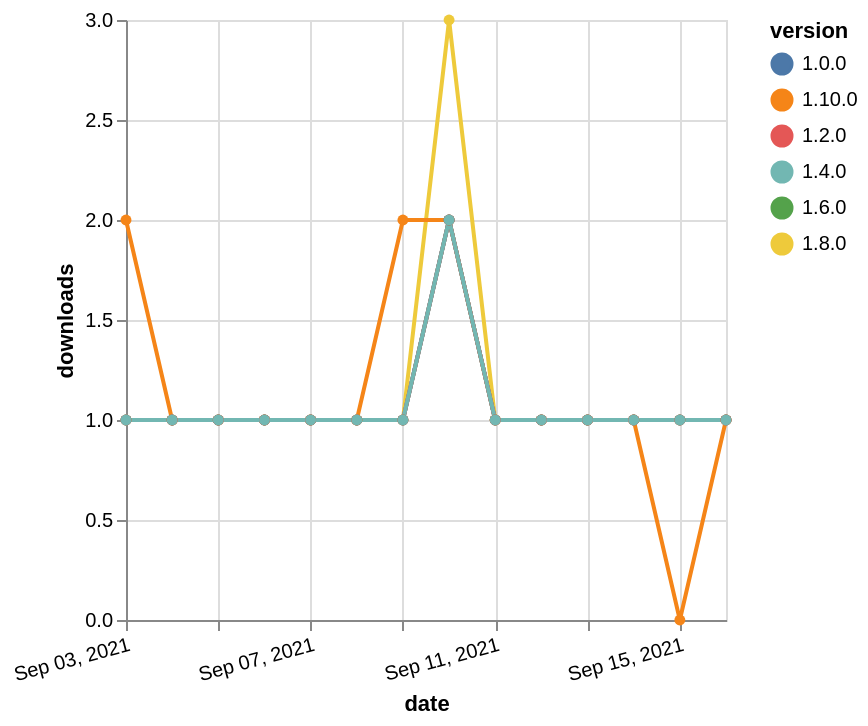

Vega-Lite specification stored for this chart:
### Vega-Lite specification from a JSON file in a GitHub repository (floating-point values rounded to 4 significant figures)
{"$schema": "https://vega.github.io/schema/vega-lite/v5.json", "description": "A simple bar chart with embedded data.", "data": {"values": [{"date": "2021-09-03", "total": 159, "delta": 1, "version": "1.6.0"}, {"date": "2021-09-04", "total": 160, "delta": 1, "version": "1.6.0"}, {"date": "2021-09-05", "total": 161, "delta": 1, "version": "1.6.0"}, {"date": "2021-09-06", "total": 162, "delta": 1, "version": "1.6.0"}, {"date": "2021-09-07", "total": 163, "delta": 1, "version": "1.6.0"}, {"date": "2021-09-08", "total": 164, "delta": 1, "version": "1.6.0"}, {"date": "2021-09-09", "total": 165, "delta": 1, "version": "1.6.0"}, {"date": "2021-09-10", "total": 167, "delta": 2, "version": "1.6.0"}, {"date": "2021-09-11", "total": 168, "delta": 1, "version": "1.6.0"}, {"date": "2021-09-12", "total": 169, "delta": 1, "version": "1.6.0"}, {"date": "2021-09-13", "total": 170, "delta": 1, "version": "1.6.0"}, {"date": "2021-09-14", "total": 171, "delta": 1, "version": "1.6.0"}, {"date": "2021-09-15", "total": 172, "delta": 1, "version": "1.6.0"}, {"date": "2021-09-16", "total": 173, "delta": 1, "version": "1.6.0"}, {"date": "2021-09-03", "total": 181, "delta": 1, "version": "1.8.0"}, {"date": "2021-09-04", "total": 182, "delta": 1, "version": "1.8.0"}, {"date": "2021-09-05", "total": 183, "delta": 1, "version": "1.8.0"}, {"date": "2021-09-06", "total": 184, "delta": 1, "version": "1.8.0"}, {"date": "2021-09-07", "total": 185, "delta": 1, "version": "1.8.0"}, {"date": "2021-09-08", "total": 186, "delta": 1, "version": "1.8.0"}, {"date": "2021-09-09", "total": 187, "delta": 1, "version": "1.8.0"}, {"date": "2021-09-10", "total": 190, "delta": 3, "version": "1.8.0"}, {"date": "2021-09-11", "total": 191, "delta": 1, "version": "1.8.0"}, {"date": "2021-09-12", "total": 192, "delta": 1, "version": "1.8.0"}, {"date": "2021-09-13", "total": 193, "delta": 1, "version": "1.8.0"}, {"date": "2021-09-14", "total": 194, "delta": 1, "version": "1.8.0"}, {"date": "2021-09-15", "total": 195, "delta": 1, "version": "1.8.0"}, {"date": "2021-09-16", "total": 196, "delta": 1, "version": "1.8.0"}, {"date": "2021-09-03", "total": 119, "delta": 2, "version": "1.10.0"}, {"date": "2021-09-04", "total": 120, "delta": 1, "version": "1.10.0"}, {"date": "2021-09-05", "total": 121, "delta": 1, "version": "1.10.0"}, {"date": "2021-09-06", "total": 122, "delta": 1, "version": "1.10.0"}, {"date": "2021-09-07", "total": 123, "delta": 1, "version": "1.10.0"}, {"date": "2021-09-08", "total": 124, "delta": 1, "version": "1.10.0"}, {"date": "2021-09-09", "total": 126, "delta": 2, "version": "1.10.0"}, {"date": "2021-09-10", "total": 128, "delta": 2, "version": "1.10.0"}, {"date": "2021-09-11", "total": 129, "delta": 1, "version": "1.10.0"}, {"date": "2021-09-12", "total": 130, "delta": 1, "version": "1.10.0"}, {"date": "2021-09-13", "total": 131, "delta": 1, "version": "1.10.0"}, {"date": "2021-09-14", "total": 132, "delta": 1, "version": "1.10.0"}, {"date": "2021-09-15", "total": 132, "delta": 0, "version": "1.10.0"}, {"date": "2021-09-16", "total": 133, "delta": 1, "version": "1.10.0"}, {"date": "2021-09-03", "total": 229, "delta": 1, "version": "1.0.0"}, {"date": "2021-09-04", "total": 230, "delta": 1, "version": "1.0.0"}, {"date": "2021-09-05", "total": 231, "delta": 1, "version": "1.0.0"}, {"date": "2021-09-06", "total": 232, "delta": 1, "version": "1.0.0"}, {"date": "2021-09-07", "total": 233, "delta": 1, "version": "1.0.0"}, {"date": "2021-09-08", "total": 234, "delta": 1, "version": "1.0.0"}, {"date": "2021-09-09", "total": 235, "delta": 1, "version": "1.0.0"}, {"date": "2021-09-10", "total": 237, "delta": 2, "version": "1.0.0"}, {"date": "2021-09-11", "total": 238, "delta": 1, "version": "1.0.0"}, {"date": "2021-09-12", "total": 239, "delta": 1, "version": "1.0.0"}, {"date": "2021-09-13", "total": 240, "delta": 1, "version": "1.0.0"}, {"date": "2021-09-14", "total": 241, "delta": 1, "version": "1.0.0"}, {"date": "2021-09-15", "total": 242, "delta": 1, "version": "1.0.0"}, {"date": "2021-09-16", "total": 243, "delta": 1, "version": "1.0.0"}, {"date": "2021-09-03", "total": 184, "delta": 1, "version": "1.2.0"}, {"date": "2021-09-04", "total": 185, "delta": 1, "version": "1.2.0"}, {"date": "2021-09-05", "total": 186, "delta": 1, "version": "1.2.0"}, {"date": "2021-09-06", "total": 187, "delta": 1, "version": "1.2.0"}, {"date": "2021-09-07", "total": 188, "delta": 1, "version": "1.2.0"}, {"date": "2021-09-08", "total": 189, "delta": 1, "version": "1.2.0"}, {"date": "2021-09-09", "total": 190, "delta": 1, "version": "1.2.0"}, {"date": "2021-09-10", "total": 192, "delta": 2, "version": "1.2.0"}, {"date": "2021-09-11", "total": 193, "delta": 1, "version": "1.2.0"}, {"date": "2021-09-12", "total": 194, "delta": 1, "version": "1.2.0"}, {"date": "2021-09-13", "total": 195, "delta": 1, "version": "1.2.0"}, {"date": "2021-09-14", "total": 196, "delta": 1, "version": "1.2.0"}, {"date": "2021-09-15", "total": 197, "delta": 1, "version": "1.2.0"}, {"date": "2021-09-16", "total": 198, "delta": 1, "version": "1.2.0"}, {"date": "2021-09-03", "total": 179, "delta": 1, "version": "1.4.0"}, {"date": "2021-09-04", "total": 180, "delta": 1, "version": "1.4.0"}, {"date": "2021-09-05", "total": 181, "delta": 1, "version": "1.4.0"}, {"date": "2021-09-06", "total": 182, "delta": 1, "version": "1.4.0"}, {"date": "2021-09-07", "total": 183, "delta": 1, "version": "1.4.0"}, {"date": "2021-09-08", "total": 184, "delta": 1, "version": "1.4.0"}, {"date": "2021-09-09", "total": 185, "delta": 1, "version": "1.4.0"}, {"date": "2021-09-10", "total": 187, "delta": 2, "version": "1.4.0"}, {"date": "2021-09-11", "total": 188, "delta": 1, "version": "1.4.0"}, {"date": "2021-09-12", "total": 189, "delta": 1, "version": "1.4.0"}, {"date": "2021-09-13", "total": 190, "delta": 1, "version": "1.4.0"}, {"date": "2021-09-14", "total": 191, "delta": 1, "version": "1.4.0"}, {"date": "2021-09-15", "total": 192, "delta": 1, "version": "1.4.0"}, {"date": "2021-09-16", "total": 193, "delta": 1, "version": "1.4.0"}]}, "width": "container", "mark": {"type": "line", "point": {"filled": true}}, "encoding": {"x": {"field": "date", "type": "temporal", "timeUnit": "yearmonthdate", "title": "date", "axis": {"labelAngle": -15}}, "y": {"field": "delta", "type": "quantitative", "title": "downloads"}, "color": {"field": "version", "type": "nominal"}, "tooltip": {"field": "delta"}}}
